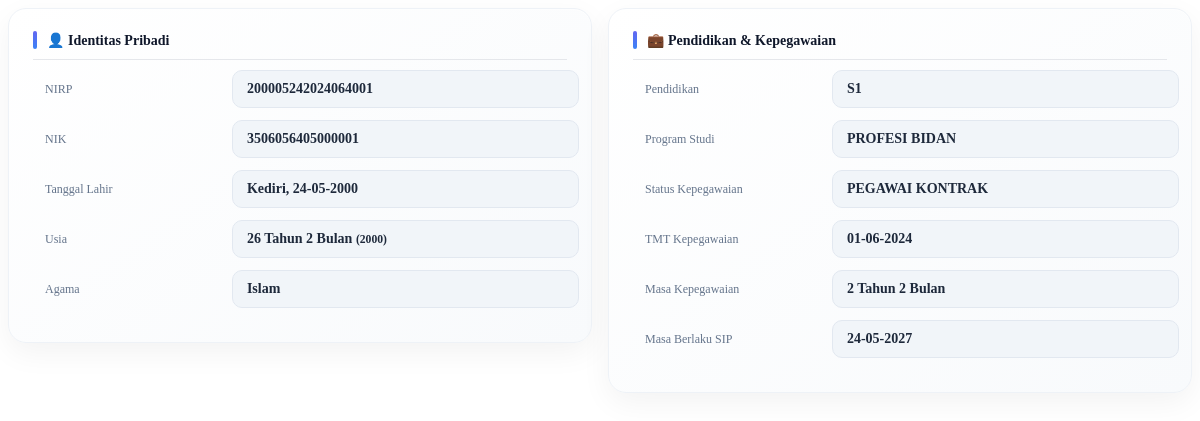
Page /pages/Kontrak/detailKontrak.php?id=7 on the committed database.
### tables this page shows
CREATE TABLE `pegawai_kontrak` (
  `id` int(11) NOT NULL,
  `nama` varchar(500) DEFAULT NULL,
  `nik` varchar(100) DEFAULT NULL,
  `nip` varchar(100) DEFAULT NULL,
  `tempat_lahir` varchar(200) DEFAULT NULL,
  `tanggal_lahir` date DEFAULT NULL,
  `jenis_kelamin` varchar(50) DEFAULT NULL,
  `agama` varchar(50) DEFAULT NULL,
  `alamat` text DEFAULT NULL,
  `nomor_hp` varchar(50) DEFAULT NULL,
  `email` varchar(200) DEFAULT NULL,
  `pendidikan` varchar(200) DEFAULT NULL,
  `program_studi` varchar(200) DEFAULT NULL,
  `jabatan` varchar(200) DEFAULT NULL,
  `unit` varchar(200) DEFAULT NULL,
  `status_kepegawaian` varchar(100) DEFAULT NULL,
  `tmt_kepegawaian` date DEFAULT NULL,
  `tmt_masuk` date DEFAULT NULL,
  `status_pegawai` enum('AKTIF','NONAKTIF','RESIGN','PENSIUN') DEFAULT 'AKTIF',
  `tmt_status` date DEFAULT NULL,
  `masa_berlaku` date DEFAULT NULL
);

### pages/Kontrak/detailKontrak.php (the view, shortened to what this page needs)
<?php
require_once('../../config/db.php');
$id = intval($_GET['id']);
$data = $koneksi->query("SELECT * FROM pegawai_kontrak WHERE id=$id")->fetch_assoc();
$tgl_lahir = $data['tanggal_lahir'];
$lahir = new DateTime($tgl_lahir);
$today = new DateTime();
$diff = $today->diff($lahir);
$usia_tahun = $diff->y;
$usia_bulan = $diff->m;
$tahun_lahir = $lahir->format('Y');
if (!empty($data['tmt_kepegawaian']) && $data['tmt_kepegawaian'] != '0000-00-00') {
    $tmt_kepeg = new DateTime($data['tmt_kepegawaian']);
    $today = new DateTime();
    $diff_kepeg = $today->diff($tmt_kepeg);
    $kepeg_tahun = $diff_kepeg->y;
    $kepeg_bulan = $diff_kepeg->m;
} else {
    $kepeg_tahun = '-';
    $kepeg_bulan = '';
}
?>
<div class="detail-container">
    <div class="card-box">
        <div class="section-title">👤 Identitas Pribadi</div>
        <div class="item">
            <span class="label">NIRP</span>
            <span class="value"><?= $data['nip']; ?></span>
        </div>
        <div class="item">
            <span class="label">NIK</span>
            <span class="value"><?= $data['nik']; ?></span>
        </div>
        <div class="item">
            <span class="label">Tanggal Lahir</span>
            <span class="value">
                <?= $data['tempat_lahir']; ?>, <?= date('d-m-Y', strtotime($data['tanggal_lahir'])); ?>
            </span>
        </div>
        <div class="item">
            <span class="label">Usia</span>
            <span class="value">
                <?= $usia_tahun; ?> Tahun <?= $usia_bulan; ?> Bulan
                <small>(<?= $tahun_lahir; ?>)</small>
            </span>
        </div>
        <div class="item">
            <span class="label">Agama</span>
            <span class="value"><?= $data['agama']; ?></span>
        </div>
    </div>
    <div class="card-box">
        <div class="section-title">💼 Pendidikan & Kepegawaian</div>
        <div class="item">
            <span class="label">Pendidikan</span>
            <span class="value"><?= $data['pendidikan']; ?></span>
        </div>
        <div class="item">
            <span class="label">Program Studi</span>
            <span class="value"><?= $data['program_studi']; ?></span>
        </div>
        <div class="item">
            <span class="label">Status Kepegawaian</span>
            <span class="value"><?= $data['status_kepegawaian']; ?></span>
        </div>
        <div class="item">
            <span class="label">TMT Kepegawaian</span>
            <span class="value">
                <?= date('d-m-Y', strtotime($data['tmt_kepegawaian'])); ?>
            </span>
        </div>
        <div class="item">
            <span class="label">Masa Kepegawaian</span>
            <span class="value">
                <?= $kepeg_tahun; ?> Tahun <?= $kepeg_bulan; ?> Bulan
            </span>
        </div>
        <div class="item">
            <span class="label">Masa Berlaku SIP</span>
            <span class="value">
                <?=
                (!empty($data['masa_berlaku']) &&
                    $data['masa_berlaku'] != '0000-00-00')
                    ? date('d-m-Y', strtotime($data['masa_berlaku']))
                    : '-';
                ?>
            </span>
        </div>
    </div>
</div>

### pages/Kontrak/detailKontrak.php (style rules this page uses)
.detail-container { display: flex; gap: 16px; align-items: flex-start; }
.card-box { flex: 1; min-width: 0; overflow: hidden; transition: 0.2s; height: fit-content; background: linear-gradient(145deg, #ffffff, #f8fafc); border-radius: 18px; padding: 22px 24px; border: 1px solid #eef2f7; box-shadow: 0 10px 30px rgba(0, 0, 0, 0.05), inset 0 1px 0 rgba(255, 255, 255, 0.6); }
.section-title { display: flex; align-items: center; gap: 10px; font-size: 14px; font-weight: 700; color: #0f172a; margin-bottom: 10px; padding-bottom: 10px; border-bottom: 1px solid #e5e7eb; position: relative; }
.section-title::before { content: ""; width: 4px; height: 18px; border-radius: 6px; background: linear-gradient(180deg, #6366f1, #3b82f6); }
.item { display: grid; margin-bottom: 12px; gap: 12px; align-items: center; grid-template-columns: 35% 65%; }
.label { font-size: 12px; color: #64748b; font-weight: 500; line-height: 1.4; flex-shrink: 0; width: 120px; padding: 9px 12px; white-space: nowrap; }
.value { flex: 1; min-width: 0; font-size: 14px; font-weight: 600; color: #1e293b; padding: 10px 14px; border-radius: 10px; background: #f1f5f9; border: 1px solid #e2e8f0; word-break: normal; overflow-wrap: anywhere; }

### rows in the picture
pegawai_kontrak: nip "200005242024064001", nik "3506056405000001", tempat_lahir "Kediri", tanggal_lahir "24-05-2000", tanggal_lahir "2000", agama "Islam", pendidikan "S1", program_studi "PROFESI BIDAN", status_kepegawaian "PEGAWAI KONTRAK", tmt_kepegawaian "01-06-2024", tmt_kepegawaian "2", masa_berlaku "24-05-2027"
